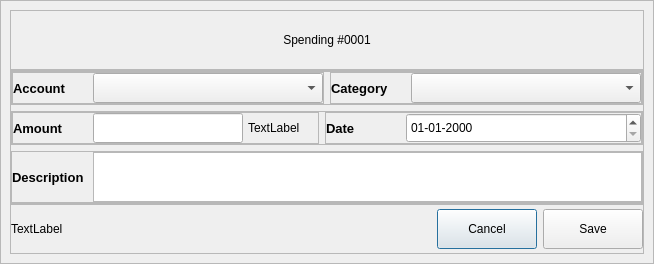
<?xml version="1.0" encoding="UTF-8"?>
<ui version="4.0">
 <class>Dialog</class>
 <widget class="QDialog" name="Dialog">
  <property name="geometry">
   <rect>
    <x>0</x>
    <y>0</y>
    <width>654</width>
    <height>264</height>
   </rect>
  </property>
  <property name="windowTitle">
   <string>Dialog</string>
  </property>
  <layout class="QVBoxLayout" name="verticalLayout">
   <property name="spacing">
    <number>0</number>
   </property>
   <property name="leftMargin">
    <number>0</number>
   </property>
   <property name="topMargin">
    <number>0</number>
   </property>
   <property name="rightMargin">
    <number>0</number>
   </property>
   <property name="bottomMargin">
    <number>0</number>
   </property>
   <item>
    <widget class="QFrame" name="dialog_window">
     <property name="frameShape">
      <enum>QFrame::StyledPanel</enum>
     </property>
     <property name="frameShadow">
      <enum>QFrame::Raised</enum>
     </property>
     <layout class="QVBoxLayout" name="verticalLayout_4">
      <property name="spacing">
       <number>0</number>
      </property>
      <item>
       <widget class="QFrame" name="title_frame">
        <property name="minimumSize">
         <size>
          <width>0</width>
          <height>60</height>
         </size>
        </property>
        <property name="maximumSize">
         <size>
          <width>16777215</width>
          <height>60</height>
         </size>
        </property>
        <property name="frameShape">
         <enum>QFrame::StyledPanel</enum>
        </property>
        <property name="frameShadow">
         <enum>QFrame::Raised</enum>
        </property>
        <layout class="QVBoxLayout" name="verticalLayout_3">
         <property name="spacing">
          <number>0</number>
         </property>
         <property name="leftMargin">
          <number>0</number>
         </property>
         <property name="topMargin">
          <number>0</number>
         </property>
         <property name="rightMargin">
          <number>0</number>
         </property>
         <property name="bottomMargin">
          <number>0</number>
         </property>
         <item>
          <widget class="QLabel" name="logo">
           <property name="styleSheet">
            <string notr="true">font: 900 16pt &quot;Segoe UI Black&quot;;</string>
           </property>
           <property name="text">
            <string>Spending #0001</string>
           </property>
           <property name="alignment">
            <set>Qt::AlignCenter</set>
           </property>
          </widget>
         </item>
        </layout>
       </widget>
      </item>
      <item>
       <widget class="QFrame" name="main_frame">
        <property name="frameShape">
         <enum>QFrame::StyledPanel</enum>
        </property>
        <property name="frameShadow">
         <enum>QFrame::Raised</enum>
        </property>
        <layout class="QVBoxLayout" name="verticalLayout_2">
         <property name="leftMargin">
          <number>0</number>
         </property>
         <property name="topMargin">
          <number>0</number>
         </property>
         <property name="rightMargin">
          <number>0</number>
         </property>
         <property name="bottomMargin">
          <number>0</number>
         </property>
         <item>
          <widget class="QFrame" name="name_frame">
           <property name="frameShape">
            <enum>QFrame::StyledPanel</enum>
           </property>
           <property name="frameShadow">
            <enum>QFrame::Raised</enum>
           </property>
           <layout class="QHBoxLayout" name="horizontalLayout_2">
            <property name="leftMargin">
             <number>0</number>
            </property>
            <property name="topMargin">
             <number>0</number>
            </property>
            <property name="rightMargin">
             <number>0</number>
            </property>
            <property name="bottomMargin">
             <number>0</number>
            </property>
            <item>
             <widget class="QFrame" name="frame">
              <property name="maximumSize">
               <size>
                <width>16777215</width>
                <height>16777215</height>
               </size>
              </property>
              <property name="frameShape">
               <enum>QFrame::StyledPanel</enum>
              </property>
              <property name="frameShadow">
               <enum>QFrame::Raised</enum>
              </property>
              <layout class="QHBoxLayout" name="horizontalLayout_3">
               <property name="spacing">
                <number>5</number>
               </property>
               <property name="leftMargin">
                <number>0</number>
               </property>
               <property name="topMargin">
                <number>0</number>
               </property>
               <property name="rightMargin">
                <number>0</number>
               </property>
               <property name="bottomMargin">
                <number>0</number>
               </property>
               <item>
                <widget class="QLabel" name="label">
                 <property name="minimumSize">
                  <size>
                   <width>75</width>
                   <height>0</height>
                  </size>
                 </property>
                 <property name="maximumSize">
                  <size>
                   <width>75</width>
                   <height>16777215</height>
                  </size>
                 </property>
                 <property name="font">
                  <font>
                   <family>Segoe UI</family>
                   <pointsize>10</pointsize>
                   <italic>false</italic>
                   <bold>true</bold>
                  </font>
                 </property>
                 <property name="styleSheet">
                  <string notr="true">font: 700 10pt &quot;Segoe UI&quot;;</string>
                 </property>
                 <property name="text">
                  <string>Account</string>
                 </property>
                </widget>
               </item>
               <item>
                <widget class="QComboBox" name="account">
                 <property name="sizePolicy">
                  <sizepolicy hsizetype="Expanding" vsizetype="Fixed">
                   <horstretch>0</horstretch>
                   <verstretch>0</verstretch>
                  </sizepolicy>
                 </property>
                 <property name="minimumSize">
                  <size>
                   <width>230</width>
                   <height>30</height>
                  </size>
                 </property>
                 <property name="maximumSize">
                  <size>
                   <width>240</width>
                   <height>30</height>
                  </size>
                 </property>
                </widget>
               </item>
              </layout>
             </widget>
            </item>
            <item>
             <widget class="QFrame" name="frame_4">
              <property name="frameShape">
               <enum>QFrame::StyledPanel</enum>
              </property>
              <property name="frameShadow">
               <enum>QFrame::Raised</enum>
              </property>
              <layout class="QHBoxLayout" name="horizontalLayout_4">
               <property name="spacing">
                <number>5</number>
               </property>
               <property name="leftMargin">
                <number>0</number>
               </property>
               <property name="topMargin">
                <number>0</number>
               </property>
               <property name="rightMargin">
                <number>0</number>
               </property>
               <property name="bottomMargin">
                <number>0</number>
               </property>
               <item>
                <widget class="QLabel" name="label_2">
                 <property name="minimumSize">
                  <size>
                   <width>75</width>
                   <height>0</height>
                  </size>
                 </property>
                 <property name="maximumSize">
                  <size>
                   <width>75</width>
                   <height>16777215</height>
                  </size>
                 </property>
                 <property name="font">
                  <font>
                   <family>Segoe UI</family>
                   <pointsize>10</pointsize>
                   <italic>false</italic>
                   <bold>true</bold>
                  </font>
                 </property>
                 <property name="styleSheet">
                  <string notr="true">font: 700 10pt &quot;Segoe UI&quot;;</string>
                 </property>
                 <property name="text">
                  <string>Category</string>
                 </property>
                </widget>
               </item>
               <item>
                <widget class="QComboBox" name="category">
                 <property name="sizePolicy">
                  <sizepolicy hsizetype="Expanding" vsizetype="Fixed">
                   <horstretch>0</horstretch>
                   <verstretch>0</verstretch>
                  </sizepolicy>
                 </property>
                 <property name="minimumSize">
                  <size>
                   <width>230</width>
                   <height>30</height>
                  </size>
                 </property>
                 <property name="maximumSize">
                  <size>
                   <width>240</width>
                   <height>30</height>
                  </size>
                 </property>
                </widget>
               </item>
              </layout>
             </widget>
            </item>
           </layout>
          </widget>
         </item>
         <item>
          <widget class="QFrame" name="contact_frame">
           <property name="frameShape">
            <enum>QFrame::StyledPanel</enum>
           </property>
           <property name="frameShadow">
            <enum>QFrame::Raised</enum>
           </property>
           <layout class="QHBoxLayout" name="horizontalLayout_7">
            <property name="leftMargin">
             <number>0</number>
            </property>
            <property name="topMargin">
             <number>0</number>
            </property>
            <property name="rightMargin">
             <number>0</number>
            </property>
            <property name="bottomMargin">
             <number>0</number>
            </property>
            <item>
             <widget class="QFrame" name="frame_5">
              <property name="maximumSize">
               <size>
                <width>16777215</width>
                <height>16777215</height>
               </size>
              </property>
              <property name="frameShape">
               <enum>QFrame::StyledPanel</enum>
              </property>
              <property name="frameShadow">
               <enum>QFrame::Raised</enum>
              </property>
              <layout class="QHBoxLayout" name="horizontalLayout_5">
               <property name="spacing">
                <number>5</number>
               </property>
               <property name="leftMargin">
                <number>0</number>
               </property>
               <property name="topMargin">
                <number>0</number>
               </property>
               <property name="rightMargin">
                <number>0</number>
               </property>
               <property name="bottomMargin">
                <number>0</number>
               </property>
               <item>
                <widget class="QLabel" name="label_3">
                 <property name="minimumSize">
                  <size>
                   <width>75</width>
                   <height>0</height>
                  </size>
                 </property>
                 <property name="maximumSize">
                  <size>
                   <width>75</width>
                   <height>16777215</height>
                  </size>
                 </property>
                 <property name="font">
                  <font>
                   <family>Segoe UI</family>
                   <pointsize>10</pointsize>
                   <italic>false</italic>
                   <bold>true</bold>
                  </font>
                 </property>
                 <property name="styleSheet">
                  <string notr="true">font: 700 10pt &quot;Segoe UI&quot;;</string>
                 </property>
                 <property name="text">
                  <string>Amount</string>
                 </property>
                </widget>
               </item>
               <item>
                <widget class="QLineEdit" name="amount">
                 <property name="sizePolicy">
                  <sizepolicy hsizetype="Expanding" vsizetype="Fixed">
                   <horstretch>0</horstretch>
                   <verstretch>0</verstretch>
                  </sizepolicy>
                 </property>
                 <property name="minimumSize">
                  <size>
                   <width>150</width>
                   <height>30</height>
                  </size>
                 </property>
                 <property name="maximumSize">
                  <size>
                   <width>150</width>
                   <height>30</height>
                  </size>
                 </property>
                </widget>
               </item>
               <item>
                <widget class="QLabel" name="currency">
                 <property name="text">
                  <string>TextLabel</string>
                 </property>
                </widget>
               </item>
              </layout>
             </widget>
            </item>
            <item>
             <widget class="QFrame" name="frame_6">
              <property name="frameShape">
               <enum>QFrame::StyledPanel</enum>
              </property>
              <property name="frameShadow">
               <enum>QFrame::Raised</enum>
              </property>
              <layout class="QHBoxLayout" name="horizontalLayout_6">
               <property name="spacing">
                <number>5</number>
               </property>
               <property name="leftMargin">
                <number>0</number>
               </property>
               <property name="topMargin">
                <number>0</number>
               </property>
               <property name="rightMargin">
                <number>0</number>
               </property>
               <property name="bottomMargin">
                <number>0</number>
               </property>
               <item>
                <widget class="QLabel" name="label_4">
                 <property name="minimumSize">
                  <size>
                   <width>75</width>
                   <height>0</height>
                  </size>
                 </property>
                 <property name="maximumSize">
                  <size>
                   <width>75</width>
                   <height>16777215</height>
                  </size>
                 </property>
                 <property name="font">
                  <font>
                   <family>Segoe UI</family>
                   <pointsize>10</pointsize>
                   <italic>false</italic>
                   <bold>true</bold>
                  </font>
                 </property>
                 <property name="styleSheet">
                  <string notr="true">font: 700 10pt &quot;Segoe UI&quot;;</string>
                 </property>
                 <property name="text">
                  <string>Date</string>
                 </property>
                </widget>
               </item>
               <item>
                <widget class="QDateEdit" name="date">
                 <property name="minimumSize">
                  <size>
                   <width>235</width>
                   <height>30</height>
                  </size>
                 </property>
                 <property name="maximumSize">
                  <size>
                   <width>240</width>
                   <height>16777215</height>
                  </size>
                 </property>
                 <property name="currentSection">
                  <enum>QDateTimeEdit::DaySection</enum>
                 </property>
                 <property name="displayFormat">
                  <string>dd-MM-yyyy</string>
                 </property>
                 <property name="calendarPopup">
                  <bool>false</bool>
                 </property>
                </widget>
               </item>
              </layout>
             </widget>
            </item>
           </layout>
          </widget>
         </item>
         <item>
          <widget class="QFrame" name="frame_3">
           <property name="frameShape">
            <enum>QFrame::StyledPanel</enum>
           </property>
           <property name="frameShadow">
            <enum>QFrame::Raised</enum>
           </property>
           <layout class="QHBoxLayout" name="horizontalLayout_8">
            <property name="leftMargin">
             <number>0</number>
            </property>
            <property name="topMargin">
             <number>0</number>
            </property>
            <property name="rightMargin">
             <number>0</number>
            </property>
            <property name="bottomMargin">
             <number>0</number>
            </property>
            <item>
             <widget class="QLabel" name="label_5">
              <property name="minimumSize">
               <size>
                <width>75</width>
                <height>0</height>
               </size>
              </property>
              <property name="maximumSize">
               <size>
                <width>75</width>
                <height>16777215</height>
               </size>
              </property>
              <property name="font">
               <font>
                <family>Segoe UI</family>
                <pointsize>10</pointsize>
                <italic>false</italic>
                <bold>true</bold>
               </font>
              </property>
              <property name="styleSheet">
               <string notr="true">font: 700 10pt &quot;Segoe UI&quot;;</string>
              </property>
              <property name="text">
               <string>Description</string>
              </property>
             </widget>
            </item>
            <item>
             <widget class="QPlainTextEdit" name="description">
              <property name="maximumSize">
               <size>
                <width>16666666</width>
                <height>50</height>
               </size>
              </property>
             </widget>
            </item>
           </layout>
          </widget>
         </item>
        </layout>
       </widget>
      </item>
      <item>
       <widget class="QFrame" name="control_frame">
        <property name="minimumSize">
         <size>
          <width>0</width>
          <height>50</height>
         </size>
        </property>
        <property name="maximumSize">
         <size>
          <width>16777215</width>
          <height>50</height>
         </size>
        </property>
        <property name="frameShape">
         <enum>QFrame::StyledPanel</enum>
        </property>
        <property name="frameShadow">
         <enum>QFrame::Raised</enum>
        </property>
        <layout class="QHBoxLayout" name="horizontalLayout">
         <property name="leftMargin">
          <number>0</number>
         </property>
         <property name="topMargin">
          <number>0</number>
         </property>
         <property name="rightMargin">
          <number>0</number>
         </property>
         <property name="bottomMargin">
          <number>0</number>
         </property>
         <item>
          <widget class="QLabel" name="error">
           <property name="minimumSize">
            <size>
             <width>300</width>
             <height>0</height>
            </size>
           </property>
           <property name="styleSheet">
            <string notr="true">font: 700 8pt &quot;Segoe UI&quot;;</string>
           </property>
           <property name="text">
            <string>TextLabel</string>
           </property>
          </widget>
         </item>
         <item>
          <spacer name="horizontalSpacer">
           <property name="orientation">
            <enum>Qt::Horizontal</enum>
           </property>
           <property name="sizeHint" stdset="0">
            <size>
             <width>108</width>
             <height>20</height>
            </size>
           </property>
          </spacer>
         </item>
         <item>
          <widget class="QPushButton" name="cancel_btn">
           <property name="minimumSize">
            <size>
             <width>100</width>
             <height>40</height>
            </size>
           </property>
           <property name="styleSheet">
            <string notr="true"/>
           </property>
           <property name="text">
            <string>Cancel</string>
           </property>
           <property name="class" stdset="0">
            <string>SecondaryButton</string>
           </property>
          </widget>
         </item>
         <item>
          <widget class="QPushButton" name="save_btn">
           <property name="minimumSize">
            <size>
             <width>100</width>
             <height>40</height>
            </size>
           </property>
           <property name="text">
            <string>Save</string>
           </property>
          </widget>
         </item>
        </layout>
       </widget>
      </item>
     </layout>
    </widget>
   </item>
  </layout>
 </widget>
 <resources/>
 <connections/>
</ui>
